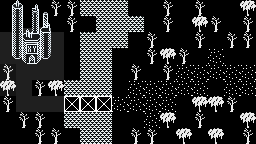

Rendered tile map (Tiled .tmx) drawn with the repository's tilesets; below, a short description and the full map source, tile grids included:
An orthogonal 16x9 tile map with 16x16 px tiles, 2 tile layers (ground, walls), 6 tilesets.

<map version="1.10" tiledversion="1.10.1" orientation="orthogonal" renderorder="right-down" width="16" height="9" tilewidth="16" tileheight="16" infinite="0" nextlayerid="3" nextobjectid="1">
 <tileset firstgid="1" source="../tilesets/tileset6.tsx" />
 <tileset firstgid="7" source="../tilesets/buildingset1.tsx" />
 <tileset firstgid="23" source="../tilesets/tileset.tsx" />
 <tileset firstgid="31" source="../tilesets/map1.tsx" />
 <tileset firstgid="39" source="../tilesets/tileset67.tsx" />
 <tileset firstgid="45" source="../tilesets/tileset56.tsx" />
 <layer id="1" name="ground" width="16" height="9">
  <data encoding="csv">
1,1,1,1,1,1,1,1,1,1,1,1,1,1,1,1,
1,1,1,1,1,1,1,1,1,1,1,1,1,1,1,1,
40,40,40,40,1,1,1,1,1,1,1,1,1,1,1,1,
40,40,40,40,1,1,1,1,1,1,1,1,1,36,1,1,
40,40,40,40,1,1,1,1,1,1,1,36,36,36,36,36,
1,40,1,1,1,1,1,1,36,36,36,36,36,1,36,36,
1,40,40,40,32,32,32,36,36,36,36,1,1,1,1,1,
1,1,1,1,1,1,1,1,1,36,1,1,1,1,1,1,
1,1,1,1,1,1,1,1,1,1,1,1,1,1,1,1
</data>
 </layer>
 <layer id="2" name="walls" width="16" height="9">
  <data encoding="csv">
7,8,9,50,50,26,26,26,0,0,50,0,50,0,0,49,
11,12,13,14,50,0,26,26,26,0,50,0,49,50,0,50,
15,16,17,18,0,26,26,26,0,50,0,0,50,0,50,50,
19,20,21,22,0,26,26,0,0,50,49,50,0,0,0,0,
6,0,0,0,0,26,26,0,50,0,50,0,0,0,0,0,
5,0,50,49,26,26,26,0,0,0,0,0,0,0,0,0,
50,0,0,0,0,0,0,0,0,0,0,0,49,49,50,0,
0,50,50,0,26,26,26,0,0,0,49,0,50,0,0,49,
0,0,50,50,0,26,26,0,50,50,0,49,0,49,0,50
</data>
 </layer>
</map>
